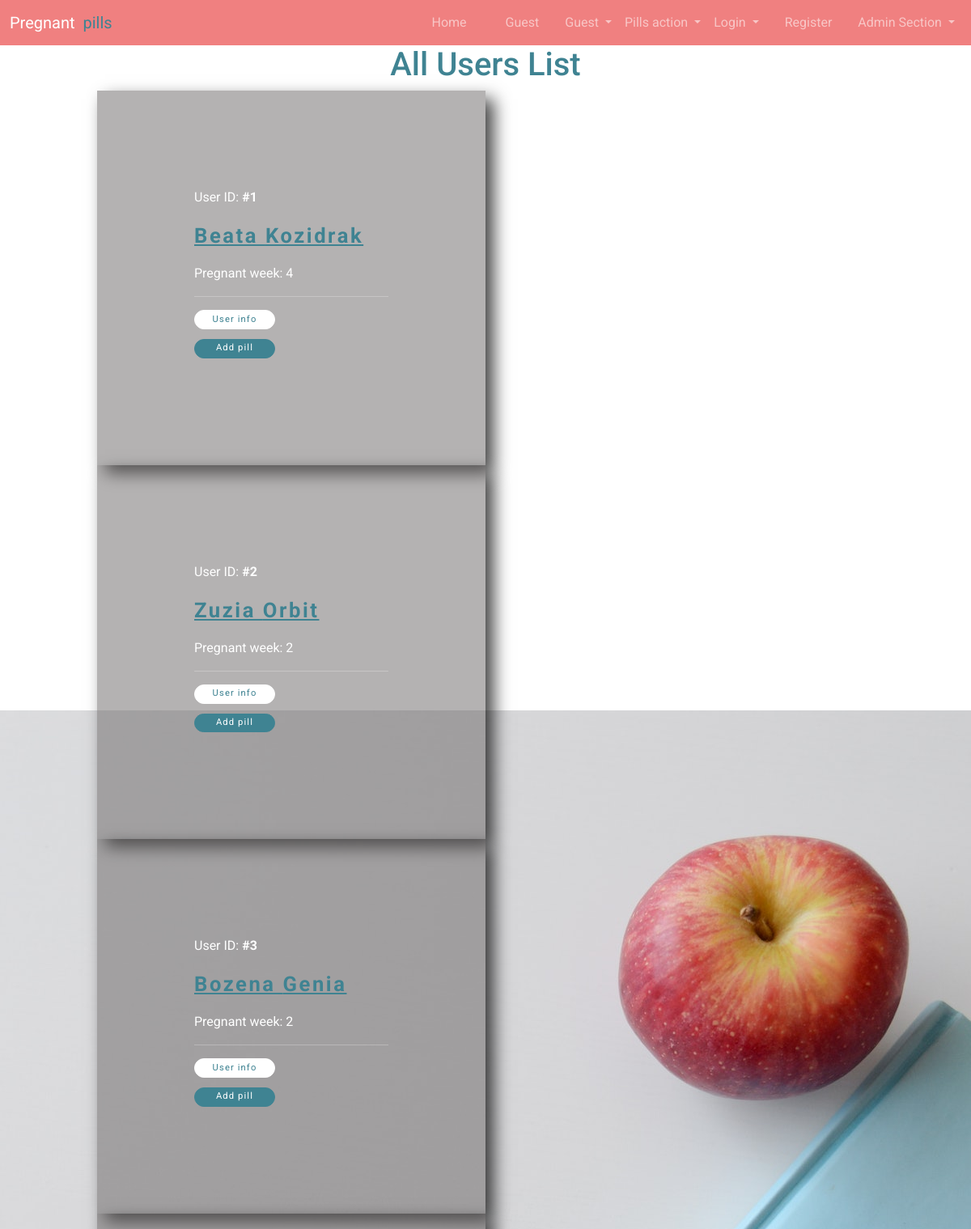
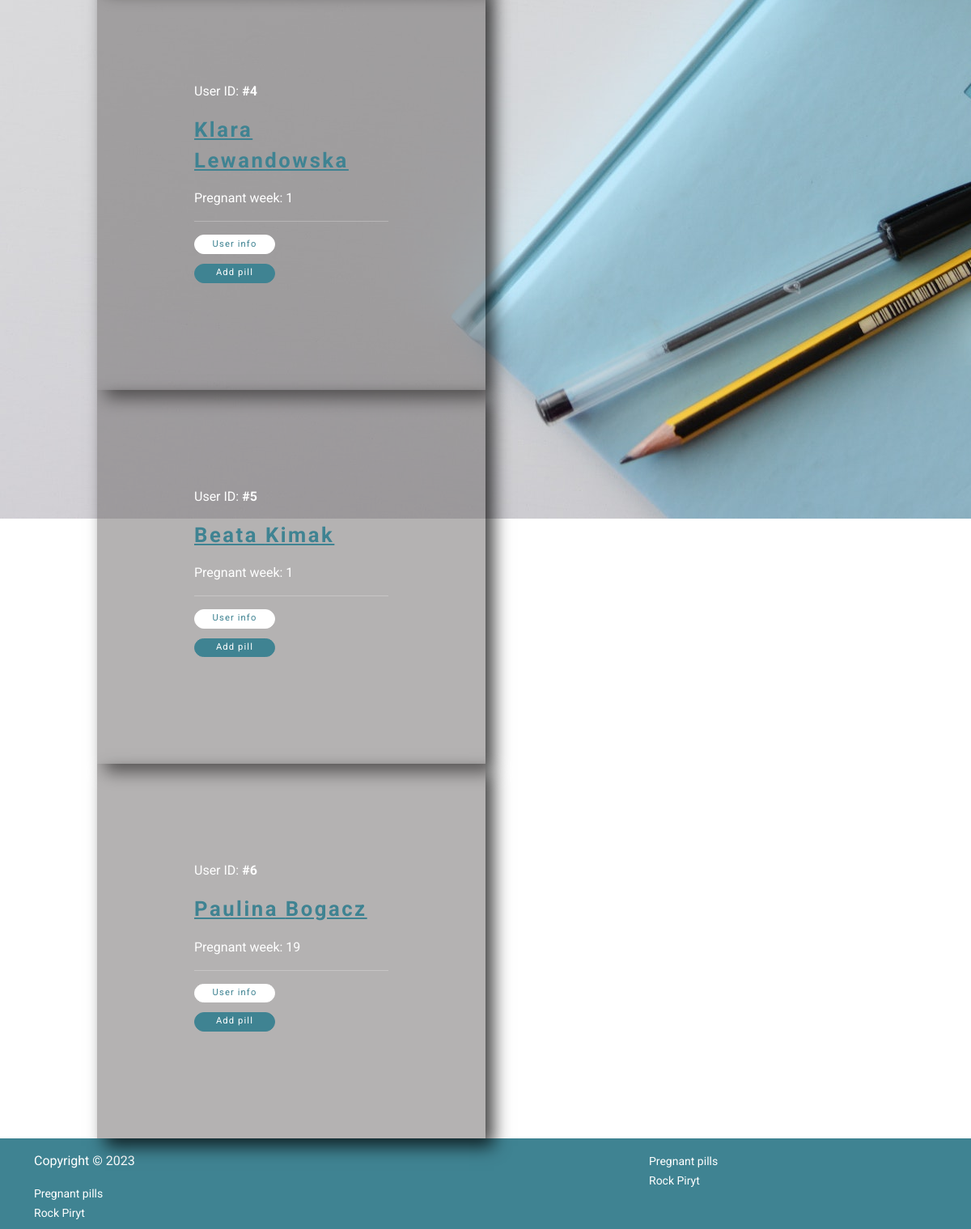
/pregnant-user/all_users, run on the app's committed database (2 pictures, top to bottom).
### pregnant_pills_app/models.py (models this page shows, shortened)
class User(UserMixin,db.Model):
    __tablename__ = 'users'
    __table_args__ = {'extend_existing': True}
    id = db.Column(db.Integer, primary_key=True)
    name = db.Column(db.Text, nullable=False)
    surname = db.Column(db.Text, nullable=False)
    preg_week = db.Column(db.Integer)
    email = db.Column(db.Text, nullable=False, unique=True)
    password = db.Column(db.String(100))
    pills = db.relationship('Pill', backref='user', lazy='dynamic')

### pregnant_pills_app/users/views.py (the view)
@users_blueprint.route('/all_users')
def all_users():
    users = User.query.all()
    return render_template('all_users.html', users=users)

### pregnant_pills_app/users/templates/users/all_users.html
{% extends 'base.html' %}
{% block content %}
<div class="content" id="users_list">
        <h1 class="title text-center">All Users List</h1>
        {% for user in users %}
            <div class="user" id="all_users">
                <p>User ID: <b>#{{ user.id }}</b></p>
                <b>
                    <p>
                        <a class="name_user" href="{{ url_for('users.user', user_primary_key=user.id) }}">
                        {{ user.name }} {{ user.surname }}
                        </a>
                    </p>
                </b>
                <p>Pregnant week: {{ user.preg_week }}</p>
                <hr>
                <a class="btn btn-light btn-sm btn_user_info" role="button" href="{{ url_for('users.user', user_primary_key=user.id) }}">User info</a>
                <br>
                <a class="btn btn-primary btn-sm btn_add_pill" role="button" href="{{ url_for('add_pill', user_primary_key=user.id) }}">Add pill</a>
            </div>
        {% endfor %}
    </div>
{% endblock %}

### pregnant_pills_app/templates/base.html (shortened to what this page needs)
<!doctype html>
<html lang="en">
  <head>
    <link href="https://cdn.jsdelivr.net/npm/bootstrap@5.3.0-alpha1/dist/css/bootstrap.min.css" rel="stylesheet">
    <link rel="stylesheet" href="{{ url_for('static', filename='css/style.css') }}">
    <link rel="stylesheet" href="https://pro.fontawesome.com/releases/v5.10.0/css/all.css"/>
  </head>
  <body>
    <nav id="mainNav"class="navbar navbar-expand-sm navbar-dark sticky-top">
      <div class="container-fluid">
        <a class="navbar-brand" href="{{url_for('index')}}">Pregnant <span class="pill_logo"> pills</span></a>
        <div class="collapse navbar-collapse" id="pillNav">
          <ul class="navbar-nav ms-auto">
            <li class="nav-item active px-3">
              <a class="nav-link" href="{{url_for('index')}}">Home <span class="sr-only">(current)</span></a>
            </li>
            <li class="nav-item active px-3">
              <a class="nav-link" href="#">Guest <span class="sr-only">(current)</span></a>
            </li>
            <li class="nav-item dropdown">
              <a class="nav-link dropdown-toggle" href="#" role="button" data-bs-toggle="dropdown" aria-expanded="false">
                Guest
              </a>
            </li>
            <li class="nav-item dropdown">
              <a class="nav-link dropdown-toggle" href="#" role="button" data-bs-toggle="dropdown" aria-expanded="false">
                Pills action
              </a>
            </li>
            <li class="nav-item dropdown">
              <a class="nav-link dropdown-toggle" href="#" role="button" data-bs-toggle="dropdown" aria-expanded="false">
                Login
              </a>
            </li>
            <li class="nav-item px-3">
              <a class="nav-link" href="{{ url_for('users.register_pregnant_user')}}">Register</a>
            </li>
            <li class="nav-item dropdown">
              <a class="nav-link dropdown-toggle" href="#" role="button" data-bs-toggle="dropdown" aria-expanded="false">
                Admin Section
              </a>
            </li>
          </ul>
        </div>
      </div>
    </nav>
{% block content %}
{% endblock %}
    <footer class="footer text-white p-2" id="footer">
      <div class="container">
          <div class="grid">
              <div class="row mt-2">
                  <div class="col-md-4">
                      <p>Copyright © 2023</p>
                      <small>Pregnant pills <br>
                          Rock Piryt
                          </small>
                  </div>
                  <div class="col-md-4 offset-md-4">
                    <small>Pregnant pills <br>
                      Rock Piryt</small>
                  </div>
              </div>
          </div>
      </div>
    </footer>
  </body>
</html>

### pregnant_pills_app/static/css/style.css (style rules this page uses)
body { font-family: 'Roboto', sans-serif; }
#mainNav { background-color: lightcoral; }
.pill_logo { color:rgb(63, 131, 146); }
#footer { background-color: rgb(63, 131, 146); }
.content { background-image: url("../files/img/user/user.jpg"); background-repeat: no-repeat; background-attachment: fixed; background-position: center; }
.user { position: relative; padding: 10%; top: 0%; left: 10%; max-width: 40%; height: auto; background-color: rgba(106, 103, 103, 0.5); -webkit-box-shadow: 10px 10px 20px 0px rgba(0,0,0,0.75); -moz-box-shadow: 10px 10px 20px 0px rgba(0,0,0,0.75); box-shadow: 10px 10px 20px 0px rgba(0,0,0,0.75); color:white; }
#users_list { background-image: url("../files/img/list/list3.jpg"); background-repeat: no-repeat; background-attachment: fixed; background-position: center; color: rgb(63, 131, 146); }
#all_users { position: relative; padding: 10%; top: 0%; left: 10%; max-width: 40%; height: auto; background-color: rgba(106, 103, 103, 0.5); -webkit-box-shadow: 10px 10px 20px 0px rgba(0,0,0,0.75); -moz-box-shadow: 10px 10px 20px 0px rgba(0,0,0,0.75); box-shadow: 10px 10px 20px 0px rgba(0,0,0,0.75); color:white; }
.btn_user_info { transition: all 0.5s ease-in-out; font-size: 0.7em; letter-spacing: 0.1em; padding: 1%; margin-top: 0%; border-radius: 50px; background: white; color: rgb(63, 131, 146); border-color: white; width: 10%; min-width: 100px; margin-bottom: 5%; }
.btn_add_pill { transition: all 0.5s ease-in-out; font-size: 0.7em; letter-spacing: 0.1em; padding: 1%; margin-top: 0%; border-radius: 50px; background: rgb(63, 131, 146); color: white; border-color: rgb(63, 131, 146); width: 10%; min-width: 100px; margin-bottom: 5%; }
.name_user { color: rgb(63, 131, 146); font-size: 1.6em; letter-spacing: 0.1em; text-transform: capitalize; }

### data on the page
User: id "1", name "Beata", surname "Kozidrak", preg_week "4"
User: id "2", name "Zuzia", surname "Orbit", preg_week "2"
User: id "3", name "Bozena", surname "Genia", preg_week "2"
User: id "4", name "Klara", surname "Lewandowska", preg_week "1"
User: id "5", name "Beata", surname "Kimak", preg_week "1"
User: id "6", name "Paulina", surname "Bogacz", preg_week "19"
